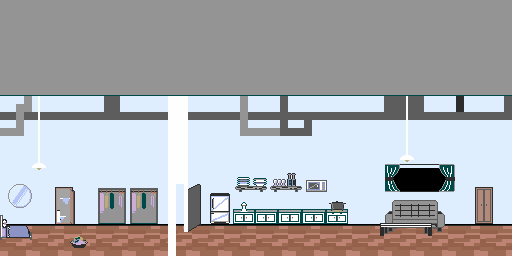

A 2D game scene composited from a Tiled map and its tileset images. What follows is a short description and the map's XML, with each tile layer's data collapsed to a summary:
An orthogonal 64x32 tile map with 8x8 px tiles, 3 tile layers (BG 2, BG 1, BG 0).

<map version="1.10" tiledversion="1.10.2" orientation="orthogonal" renderorder="right-down" width="64" height="32" tilewidth="8" tileheight="8" infinite="0" nextlayerid="5" nextobjectid="1">
 <tileset firstgid="1" source="apartmenttileset.tsx" />
 <layer id="2" name="BG 2" width="64" height="32">
  <data>[2048 cells, 2048 non-empty, 21 distinct tile ids]</data>
 </layer>
 <layer id="3" name="BG 1" width="64" height="32">
  <data>[2048 cells, 439 non-empty, 277 distinct tile ids]</data>
 </layer>
 <layer id="4" name="BG 0" width="64" height="32">
  <data>[2048 cells, 855 non-empty, 23 distinct tile ids]</data>
 </layer>
</map>
